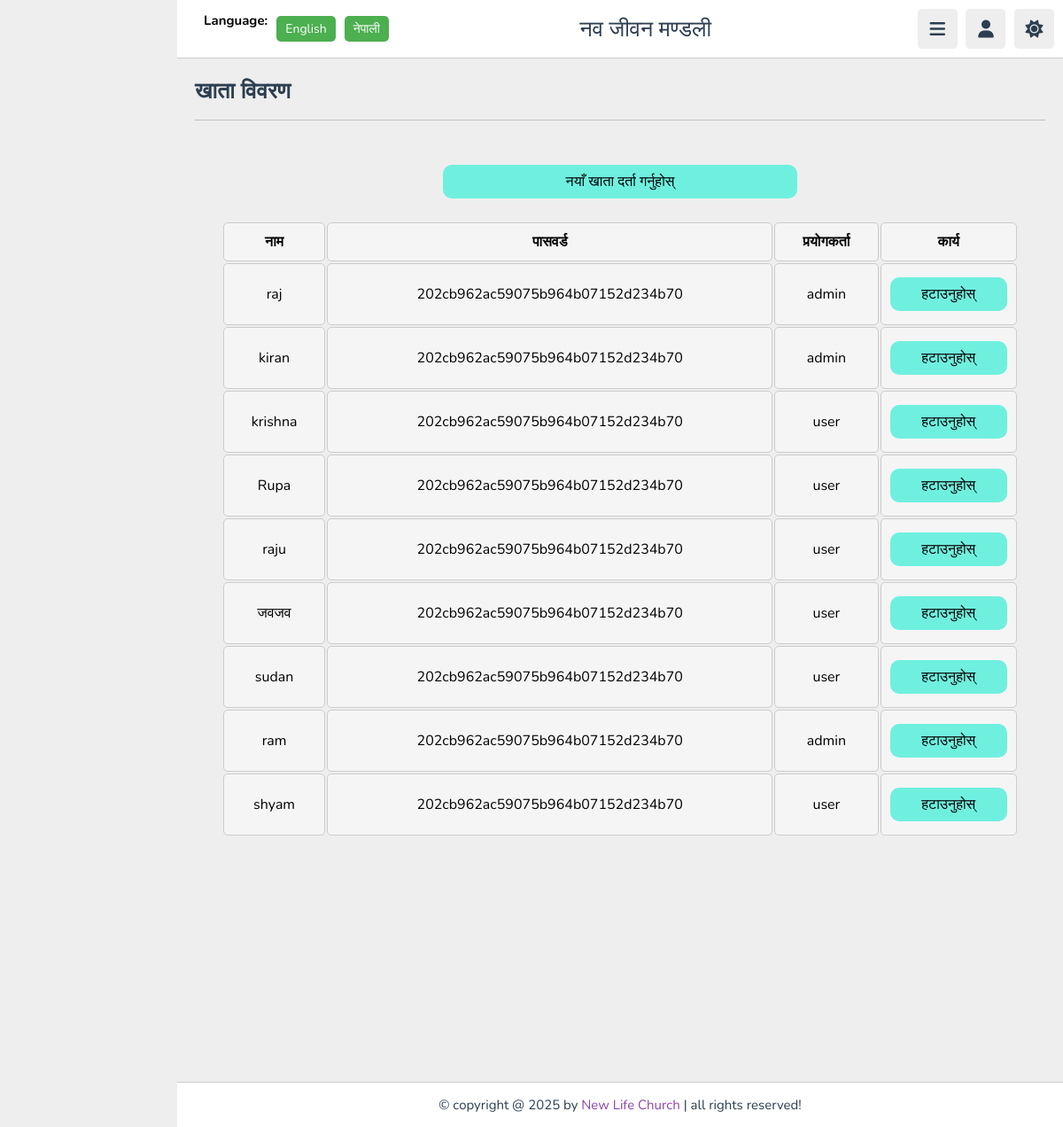
Page /account.php (signed in) on the committed database.
### tables this page shows
CREATE TABLE `user_form` (
  `id` int(10) NOT NULL,
  `name` varchar(100) NOT NULL,
  `password` varchar(100) NOT NULL,
  `user_type` varchar(100) NOT NULL
);

### account.php (the view, shortened to what this page needs)
<?php
@include 'config.php';
?>
<!DOCTYPE html>
<html lang="en">
<head>
   <link rel="stylesheet" href="https://cdnjs.cloudflare.com/ajax/libs/font-awesome/6.1.2/css/all.min.css">
   <link rel="stylesheet" href="css/style.css">
</head>
<body>
<header class="header">
   <section class="flex">
   <div class="lang-switcher">
      <h1>Language:</h1>
   <button id="lang-en">English</button>
   <button id="lang-ne">नेपाली</button>
</div>
      <a href="account.php" class="logo"><span data-key="church_name">नव जीवन मण्डली</span></a>
      <div class="icons">
         <div id="menu-btn" class="fas fa-bars"></div>
         <div id="user-btn" class="fas fa-user"></div>
         <div id="toggle-btn" class="fas fa-sun"></div>
      </div>
   </section>
</header>
<section class="home-grid">
   <h1 class="heading"><span data-key="account">खाता विवरण</span></h1>
</section>
<center><button class="btn3" onclick="window.location.href='register.php'" data-key="register_title">नयाँ खाता दर्ता गर्नुहोस्</button></center>
<center>
<table>
    <thead>
        <tr>
            <th data-key="name">नाम</th>
            <th data-key="pass">पासवर्ड</th>
            <th data-key="user">प्रयोगकर्ता</th>
            <th data-key="action">कार्य</th>
        </tr>
    </thead>
    <tbody>
<?php
$sql = "SELECT * FROM user_form ";
$result = $conn->query($sql);
while ($row = $result->fetch_assoc()):
?>
    <tr>
        <td><center><?= $row['name'] ?></center></td>
        <td><center><?= htmlspecialchars($row['password']) ?></center></td>
        <td><center><?= $row['user_type'] ?></center></td>
        <td>
           <center>
            <button class="btn3" onclick="window.location.href='delaccount.php?id=<?= $row['id'] ?>'" onclick="return confirm('Delete this entry?')" data-key="delete">हटाउनुहोस्</button></center>
        </td>
    </tr>
<?php endwhile; ?>
    </tbody>
</table></center>
<br><br><br><br><br><br><br><br><br><br><br><br><br><br><br><br><br><br><br>
<footer class="footer">
   &copy; copyright @ 2025 by <span>New Life Church</span> | all rights reserved!
</footer>
</body>
</html>

### css/style.css (style rules this page uses)
:root { --main-color:#8e44ad; --red:#e74c3c; --orange:#f39c12; --light-color:#888; --light-bg:#eee; --black:#2c3e50; --white:#fff; --border:.1rem solid rgba(0,0,0,.2); }
* { font-family: 'Nunito', sans-serif; margin:0; padding:0; box-sizing: border-box; outline: none; border:none; text-decoration: none; }
html { font-size: 62.5%; overflow-x: hidden; }
section { padding:2rem; margin: 0 auto; max-width: 1200px; }
.heading { font-size: 2.5rem; color:var(--black); margin-bottom: 2.5rem; border-bottom: var(--border); padding-bottom: 1.5rem; text-transform: capitalize; }
.header { position: sticky; top:0; left:0; right: 0; background-color: var(--white); z-index: 1000; border-bottom: var(--border); }
.header .flex { display: flex; align-items: center; justify-content: space-between; position: relative; padding: 1rem 1rem; }
.header .flex .logo { font-size: 2.5rem; color: var(--black); }
.header .flex .icons div { font-size: 2rem; color:var(--black); background-color: var(--light-bg); border-radius: .5rem; height: 4.5rem; width: 4.5rem; line-height: 4.5rem; cursor: pointer; text-align: center; margin-left: .7rem; }
.footer { background-color: var(--white); border-top: var(--border); position: sticky; bottom: 0; left: 0; right: 0; text-align: center; font-size: 1.5rem; padding: 1.5rem 1.5rem; color:var(--black); margin-top: 1rem; z-index: 1000; }
.footer span { color:var(--main-color); }
@media (max-width:1200px) { body { padding-left: 0; } }

### account.php (style rules this page uses)
body { background-color: var(--light-bg); padding-left: 20rem; }
table { width: 90%; margin-top: 20px; }
th, td { padding: 10px; border: 1px solid #ccc; background: #f5f5f5ff; border-radius: 5px; font-size: 16px; }
input, button, select { width: 100%; max-width: 400px; }
a { margin-right: 10px; text-decoration: none; color: blue; }
.lang-switcher { margin-left: 20px; display: flex; gap: 10px; }
.lang-switcher button { padding: 5px 10px; border: none; border-radius: 5px; cursor: pointer; background: #4CAF50; color: white; font-size: 14px; }
button { margin: 5px 0; padding: 8px; font-size: 16px; border-radius:10px; }
button { background: #6ff0dfff; border-radius: 10px; }

### rows in the picture
user_form: name "raj", password "202cb962ac59075b964b07152d234b70", user_type "admin"
user_form: name "kiran", password "202cb962ac59075b964b07152d234b70", user_type "admin"
user_form: name "krishna", password "202cb962ac59075b964b07152d234b70", user_type "user"
user_form: name "Rupa", password "202cb962ac59075b964b07152d234b70", user_type "user"
user_form: name "raju", password "202cb962ac59075b964b07152d234b70", user_type "user"
user_form: name "जवजव", password "202cb962ac59075b964b07152d234b70", user_type "user"
user_form: name "sudan", password "202cb962ac59075b964b07152d234b70", user_type "user"
user_form: name "ram", password "202cb962ac59075b964b07152d234b70", user_type "admin"
user_form: name "shyam", password "202cb962ac59075b964b07152d234b70", user_type "user"
